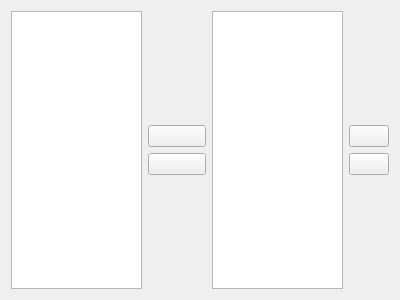
<?xml version="1.0" encoding="UTF-8"?>
<ui version="4.0">
 <class>pluginSelector</class>
 <widget class="QWidget" name="pluginSelector">
  <property name="geometry">
   <rect>
    <x>0</x>
    <y>0</y>
    <width>400</width>
    <height>300</height>
   </rect>
  </property>
  <property name="windowTitle">
   <string>Form</string>
  </property>
  <layout class="QGridLayout" name="gridLayout">
   <item row="0" column="1">
    <spacer name="verticalSpacer_3">
     <property name="orientation">
      <enum>Qt::Vertical</enum>
     </property>
     <property name="sizeHint" stdset="0">
      <size>
       <width>58</width>
       <height>113</height>
      </size>
     </property>
    </spacer>
   </item>
   <item row="1" column="1">
    <widget class="KPushButton" name="selectButton"/>
   </item>
   <item row="1" column="3">
    <widget class="KPushButton" name="upButton"/>
   </item>
   <item row="2" column="1">
    <widget class="KPushButton" name="deselectButton"/>
   </item>
   <item row="2" column="3">
    <widget class="KPushButton" name="downButton"/>
   </item>
   <item row="3" column="1">
    <spacer name="verticalSpacer_2">
     <property name="orientation">
      <enum>Qt::Vertical</enum>
     </property>
     <property name="sizeHint" stdset="0">
      <size>
       <width>58</width>
       <height>113</height>
      </size>
     </property>
    </spacer>
   </item>
   <item row="0" column="0" rowspan="4">
    <widget class="QTreeView" name="m_availableView"/>
   </item>
   <item row="0" column="2" rowspan="4">
    <widget class="QListView" name="m_selectedView"/>
   </item>
  </layout>
 </widget>
 <customwidgets>
  <customwidget>
   <class>KPushButton</class>
   <extends>QPushButton</extends>
   <header>kpushbutton.h</header>
  </customwidget>
 </customwidgets>
 <resources/>
 <connections/>
</ui>
